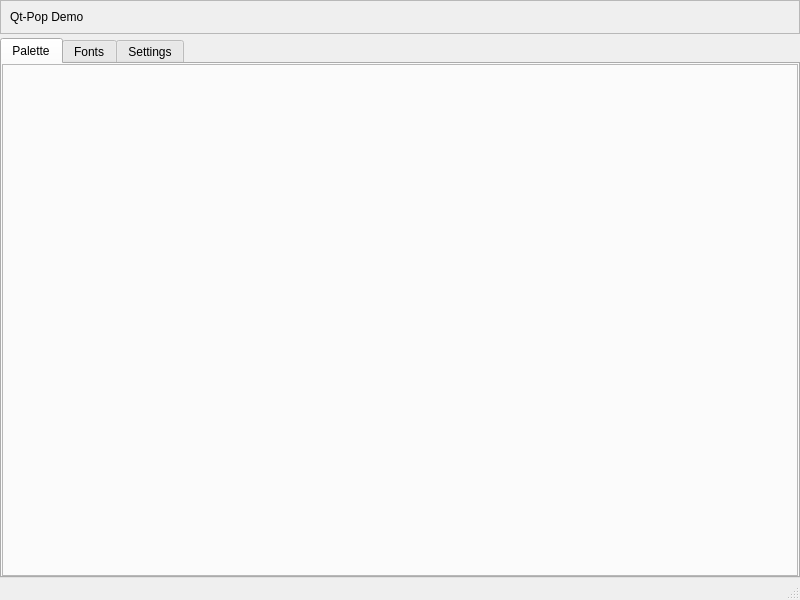
<?xml version="1.0" encoding="UTF-8"?>
<ui version="4.0">
 <class>MainWindow</class>
 <widget class="QMainWindow" name="MainWindow">
  <property name="geometry">
   <rect>
    <x>0</x>
    <y>0</y>
    <width>800</width>
    <height>600</height>
   </rect>
  </property>
  <property name="windowTitle">
   <string>MainWindow</string>
  </property>
  <widget class="QWidget" name="centralwidget">
   <layout class="QVBoxLayout" name="verticalLayout" stretch="1,20">
    <property name="spacing">
     <number>4</number>
    </property>
    <property name="leftMargin">
     <number>0</number>
    </property>
    <property name="topMargin">
     <number>0</number>
    </property>
    <property name="rightMargin">
     <number>0</number>
    </property>
    <property name="bottomMargin">
     <number>0</number>
    </property>
    <item>
     <widget class="QFrame" name="headerframe">
      <property name="frameShape">
       <enum>QFrame::Shape::StyledPanel</enum>
      </property>
      <property name="frameShadow">
       <enum>QFrame::Shadow::Raised</enum>
      </property>
      <layout class="QHBoxLayout" name="horizontalLayout">
       <item>
        <widget class="QLabel" name="titlelabel">
         <property name="text">
          <string>Qt-Pop Demo </string>
         </property>
        </widget>
       </item>
      </layout>
     </widget>
    </item>
    <item>
     <widget class="QTabWidget" name="mainTW">
      <property name="currentIndex">
       <number>0</number>
      </property>
      <widget class="QWidget" name="palette">
       <attribute name="title">
        <string>Palette</string>
       </attribute>
       <layout class="QGridLayout" name="gridLayout" rowstretch="3">
        <property name="leftMargin">
         <number>0</number>
        </property>
        <property name="topMargin">
         <number>0</number>
        </property>
        <property name="rightMargin">
         <number>0</number>
        </property>
        <property name="bottomMargin">
         <number>0</number>
        </property>
        <property name="spacing">
         <number>5</number>
        </property>
        <item row="0" column="0">
         <widget class="QFrame" name="p_frame">
          <property name="frameShape">
           <enum>QFrame::Shape::StyledPanel</enum>
          </property>
          <property name="frameShadow">
           <enum>QFrame::Shadow::Raised</enum>
          </property>
         </widget>
        </item>
       </layout>
      </widget>
      <widget class="QWidget" name="fonts">
       <attribute name="title">
        <string>Fonts</string>
       </attribute>
      </widget>
      <widget class="QWidget" name="settings">
       <attribute name="title">
        <string>Settings</string>
       </attribute>
       <layout class="QVBoxLayout" name="verticalLayout_2">
        <item>
         <widget class="QListWidget" name="settingsLW"/>
        </item>
       </layout>
      </widget>
     </widget>
    </item>
   </layout>
  </widget>
  <widget class="QMenuBar" name="menubar">
   <property name="geometry">
    <rect>
     <x>0</x>
     <y>0</y>
     <width>800</width>
     <height>33</height>
    </rect>
   </property>
  </widget>
  <widget class="QStatusBar" name="statusbar"/>
 </widget>
 <resources/>
 <connections/>
</ui>
